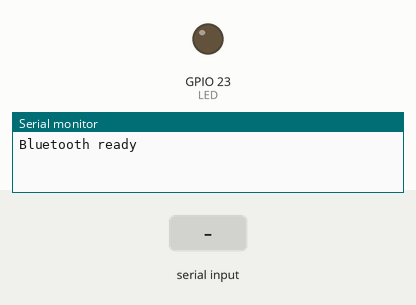
Simulated run of this sketch. Board: ESP32. Parts: output pins drawn as LEDs (lit = HIGH), the last lines printed to the serial monitor. The inputs (shaded band) are chosen by the test bench. Nothing arrives over Bluetooth unless stated.

Above: at 1.2 s.
1.3 s: "ON\n" received over the second serial link
At 2.0 s:
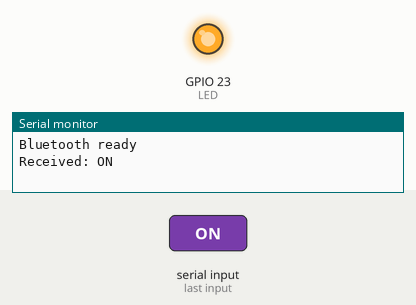
2.8 s: "OFF\n" received over the second serial link
At 3.2 s:
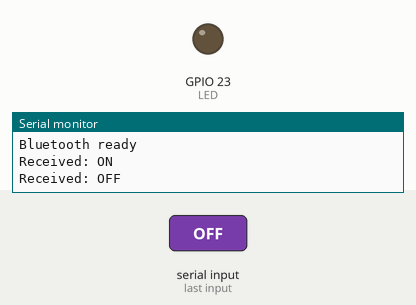
Timing chart, 0 to 5.8 s (numbered marks = the images above; inputs shaded):
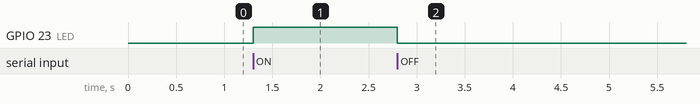

The sketch:

bluetooth_led_controller.ino
```cpp
#include "BluetoothSerial.h"

BluetoothSerial SerialBT;

const int LED = 23;

void setup() {
  pinMode(LED, OUTPUT);
  digitalWrite(LED, LOW);

  Serial.begin(115200);

  SerialBT.begin("ESP32_BT");

  Serial.println("Bluetooth ready");
}

void loop() {
  if (SerialBT.available()) {
    String msg = SerialBT.readStringUntil('\n');
    msg.trim();

    Serial.print("Received: ");
    Serial.println(msg);

    if (msg == "ON") {
      digitalWrite(LED, HIGH);
      SerialBT.println("LED ON");
    }
    else if (msg == "OFF") {
      digitalWrite(LED, LOW);
      SerialBT.println("LED OFF");
    }
    else {
      SerialBT.println("Invalid Command");
    }
  }
}
```

Measured:
- after the input at 1.3 s, GPIO 23 (LED): LOW → HIGH at once
- after the input at 2.8 s, GPIO 23 (LED): HIGH → LOW at once
